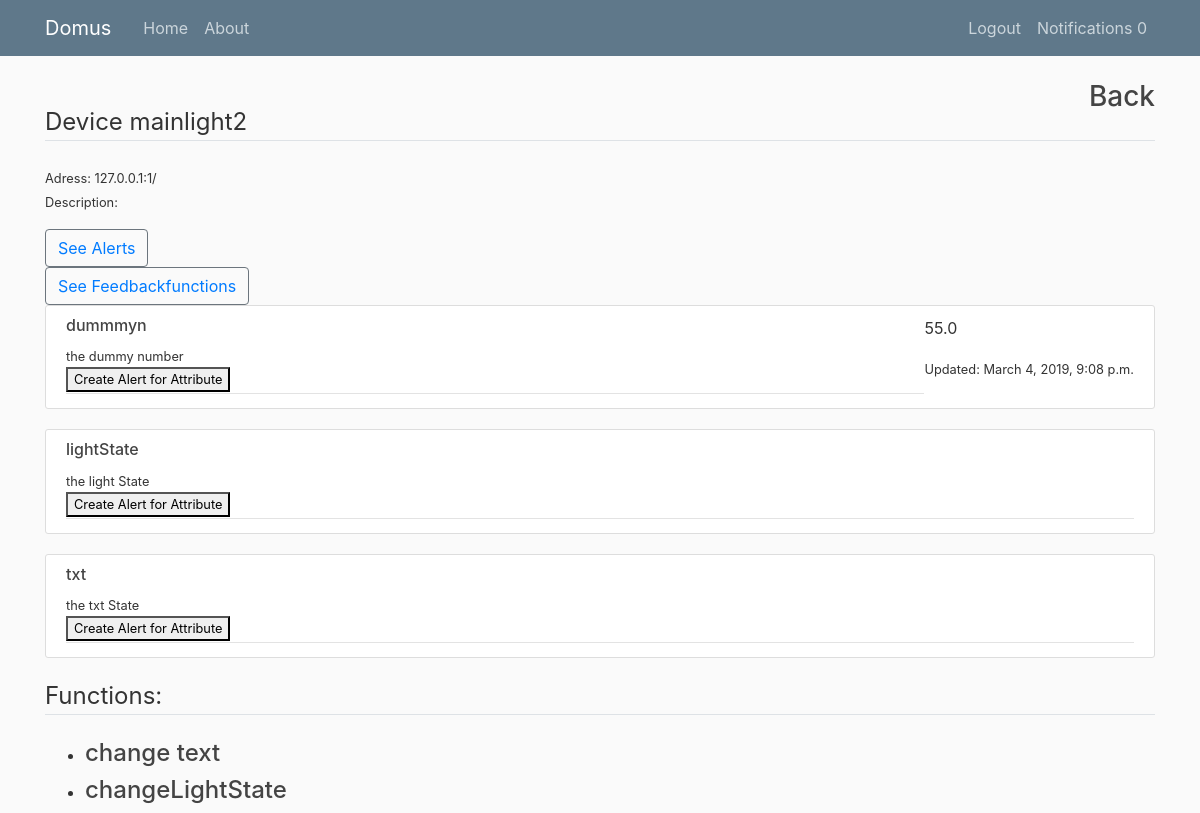
The app's page /category/14/device/40 (signed in), older data.
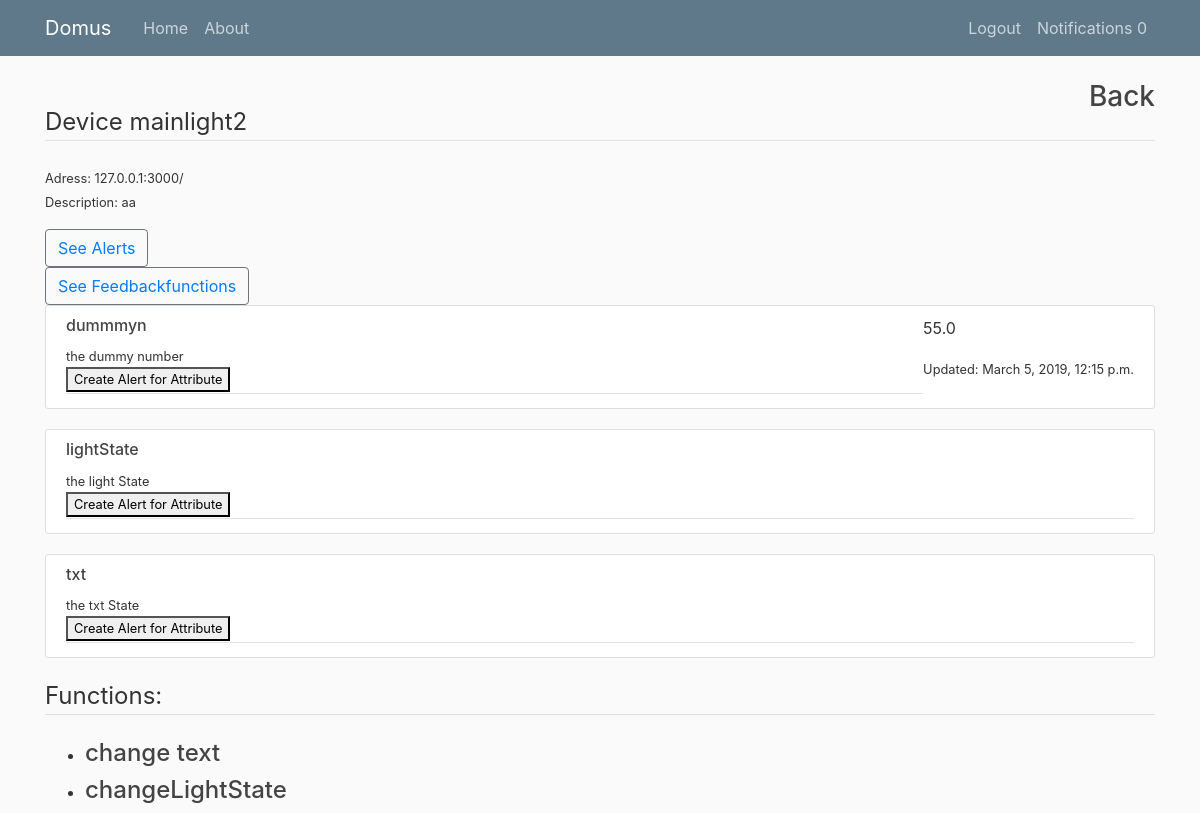
The same page, newer data.
### devices/models.py (models this page shows, shortened)
class Device(models.Model):
    deviceID = models.CharField(max_length=50, unique = True)
    Devtype = models.ForeignKey(DeviceType,on_delete=models.CASCADE)
    name = models.CharField(max_length=50)
    description = models.CharField(max_length=250)
    ip_adress = models.CharField(max_length=15)
    port = models.IntegerField()
    path = models.CharField(max_length = 100, default = '/')

class StateAttribute(models.Model):
    name = models.CharField(max_length=30)
    description = models.CharField(max_length=250)
    devType = models.ForeignKey(DeviceType,on_delete= models.CASCADE)
    data_type = models.CharField(
        max_length=1,
        choices=DATA_CHOICES,
        default=STRING,
    )

class StateAttributeRecord(models.Model):
    device = models.ForeignKey(Device,on_delete=models.CASCADE)
    attribute = models.ForeignKey(StateAttribute,on_delete=models.CASCADE)
    value = models.CharField(max_length=50)
    date_received = models.DateTimeField(default=timezone.now)

class Function(models.Model):
    name = models.CharField(max_length=30)
    description = models.CharField(max_length=250)
    devType = models.ForeignKey(DeviceType,on_delete=models.CASCADE)

### devices/views.py (the view)
# urls.py: path('category/<int:catpk>/device/<int:pk>', DeviceView.as_view(), name = "device"),
class DeviceView(LoginRequiredMixin,UserPassesTestMixin,ListView):
    model = StateAttribute
    template_name = 'devices/device.html'
    context_object_name = 'stateatt'
    def get_queryset(self):
       dev = get_object_or_404(Device, id=self.kwargs.get('pk'))
       return StateAttribute.objects.filter(devType = dev.Devtype).order_by('name')
    def test_func(self):
        dev = get_object_or_404(Device, id=self.kwargs.get('pk'))
        cat = get_object_or_404(Category, id=self.kwargs.get('catpk'), devices=dev)
        if(cat.owner == self.request.user):
            return True
        return False
    def get_context_data(self, **kwargs):
        context = super().get_context_data(**kwargs)
        cat = get_object_or_404(Category, id=self.kwargs.get('catpk'))
        context['cat'] = cat
        dev = get_object_or_404(Device, id=self.kwargs.get('pk'))
        context['dev'] = dev
        functions = Function.objects.filter(devType = dev.Devtype).order_by('name')
        context['functions'] = functions
        stateatt = StateAttribute.objects.filter(devType = dev.Devtype).order_by('name')
        values = []
        for st in stateatt:
            values.append( StateAttributeRecord.objects.filter(device=dev,attribute=st).order_by('-date_received').first())
        print(values)
        context['values'] = values
        return context

### devices/templates/devices/device.html
{% extends "devices/paginable.html" %}
{% block content %}
    <div class="float-right"> <a href="{% url 'category' cat.id %}"><h3>Back</h3></a></div></br>
    <legend class="border-bottom mb-4">Device {{ dev.name }} </legend>
    <small>Adress: {{ dev.ip_adress }}:{{ dev.port }}{{ dev.path }}</small>
    <p><small>Description: {{ dev.description }}</small></p>
    <div><button class="btn btn-outline-secondary"><a href="{% url 'alerts' cat.id dev.id %}">See Alerts</a> </button></div>
    <div><button class="btn btn-outline-secondary"><a href="{% url 'feedbackfunctions' cat.id dev.id %}">See Feedbackfunctions</a> </button></div>
    {% for att in stateatt %}
        <article class="media content-section">
            <div class="media-body" class=".col-md-6">
                <div class="article-metadata">
                    <h6>{{ att.name }}</h6>
                    <small>{{ att.description }}
                    <div><a href="{% url 'newalert' cat.id dev.id att.id%}"><button>Create Alert for Attribute</button></a></div></small>
                </div>
            </div>
            <div class=".col-md-6">
            {% for val in values %}
                {% if val.attribute == att %}
                    <p>{{ val.value }}</p>
                    <small>Updated: {{ val.date_received }}</small>
                {% endif %}
            {% endfor %}
            </div>
        </article>
    {% endfor %}
    <legend class="border-bottom mb-4">Functions:</legend>
    <ul>
    {% for fun in functions %}
        <li><a href="{% url 'function' cat.id dev.id fun.id%}" ><h4>{{ fun.name }} </h4> </a></li>
    {% endfor %}
    </ul>
{% endblock content %}

Row changes from the older to the newer data that the page shows:
changed Device "mainlight2": port "1" → "3000"; description (not shown) → "aa"
computed for StateAttribute "dummmyn": loses StateAttributeRecord (value "55.0", date_received "March 4, 2019, 9:08 p.m.")
added StateAttributeRecord: value "55.0", date_received "March 5, 2019, 12:15 p.m.", shown under StateAttribute "dummmyn"
